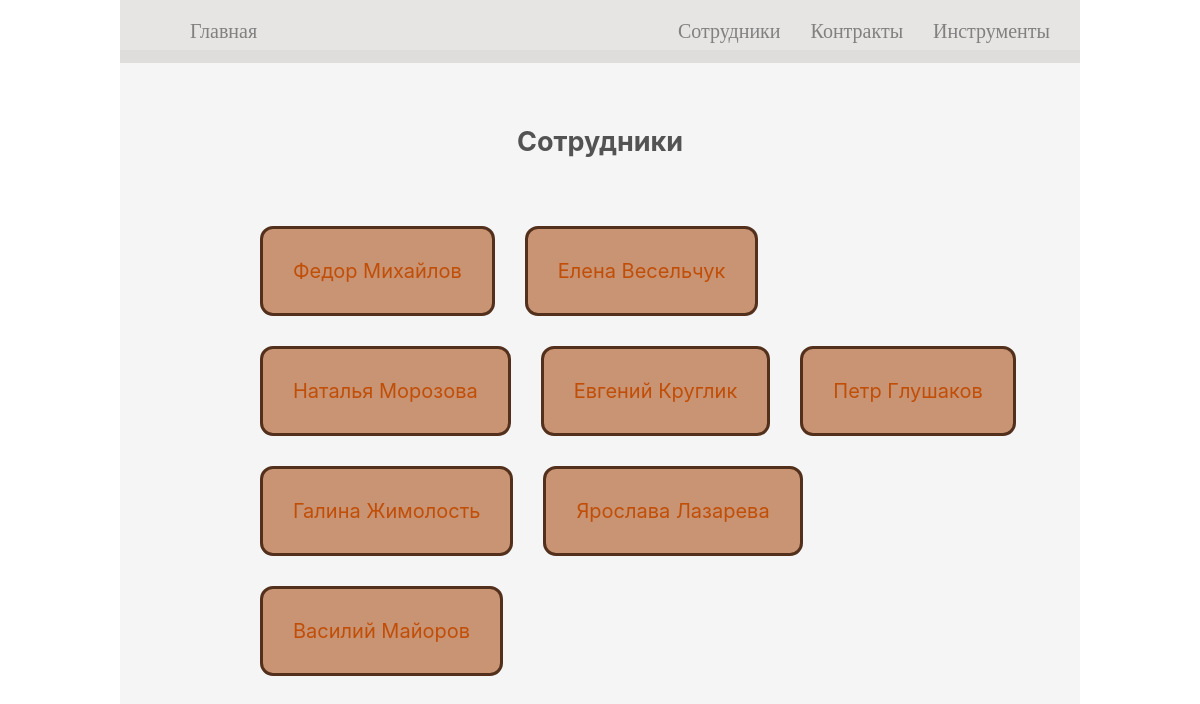
/employees/, run on the app's committed database.
### cellar/models.py (models this page shows, shortened)
class Employees(models.Model):
    Employee_id = models.PositiveIntegerField(primary_key=True)
    First_name = models.CharField(max_length=30)
    Last_name = models.CharField(max_length=30)
    Post_id = models.ForeignKey(Posts, on_delete=models.CASCADE)
    Phone_number = models.BigIntegerField()
    Division_id = models.ForeignKey(Divisions, on_delete=models.CASCADE)
    class Meta:
        verbose_name_plural = "Сотрудники"

### cellar/views.py (the view)
# urls.py: path('employees/', employees, name='employees'),
def employees(request):
    return render(request, 'Lombard/employees.html', context=data['employees'])

### templates/Lombard/employees.html
{% extends 'Lombard/includes/frame.html' %}
{% block main_section %}
<div class="main">
    <h2 class="section-title"> {{ title }} </h2> <br>
    <div class="frame-container">
    {% for employee in info %}
        <div class="name-frame">
            <a href="{% url 'get_employee' forloop.counter %}" class="employees-a"> {{ employee.First_name }} {{ employee.Last_name }} </a> <br> <br> <br>
        </div>
    {% endfor %}
    </div>
</div>
{% endblock main_section %}

### cellar/static/Lombard/css/index.css (style rules this page uses)
body { margin: 0; }
.main { width: 80%; min-height: 881px; height: fit-content; position: absolute; top: 50px; bottom: 0; background: #80808014; display: flex; flex-direction: column; }
.title, .section-title, .info-title, .error-title { font-size: 35px; margin-top: 75px; font-family: "Inter", sans-serif; text-align: center; }
.section-title { font-size: 27px; color: #535353; margin-bottom: 50px; }
.frame-container { height: 25%; display: flex; flex-direction: row; flex-wrap: wrap; gap: 30px; margin-left: 140px; margin-right: 50px; }
.name-frame, .info-frame, .contract-frame, .true-frame, .false-frame { width: fit-content; height: fit-content; background: #c99474; border: solid 3px #53301c; border-radius: 13px; display: flex; justify-content: center; align-items: center; }
.employees-a, .contracts-a { font-size: 20px; font-family: "Inter", sans-serif; color: #c14c05fa; text-decoration: none; padding: 30px; display: flex; }

### data on the page
Employees: First_name "Федор", Last_name "Михайлов"
Employees: First_name "Елена", Last_name "Весельчук"
Employees: First_name "Наталья", Last_name "Морозова"
Employees: First_name "Евгений", Last_name "Круглик"
Employees: First_name "Петр", Last_name "Глушаков"
Employees: First_name "Галина", Last_name "Жимолость"
Employees: First_name "Ярослава", Last_name "Лазарева"
Employees: First_name "Василий", Last_name "Майоров"

### other printed values
{{ title }} "Сотрудники"
